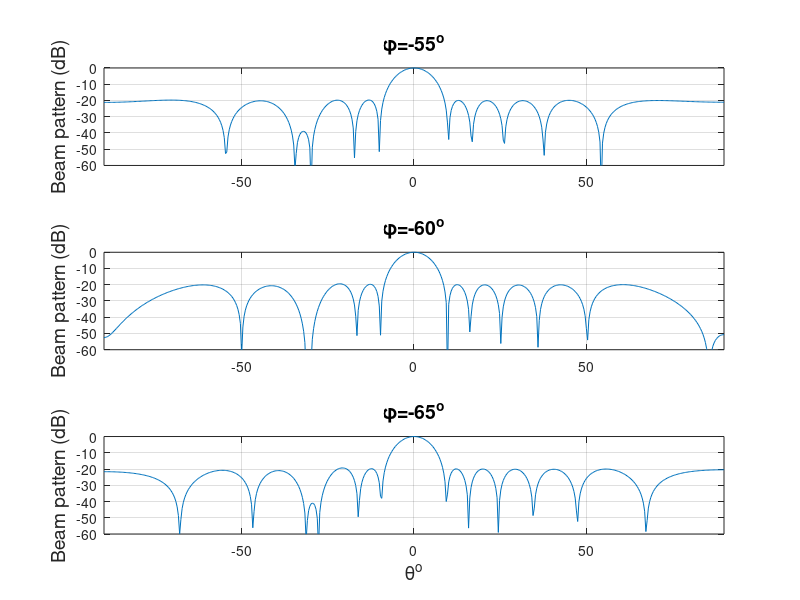

Here is the MATLAB script that generated this plot:
%%%%%%%%%%%%%%%%%%%%%%%%%%%%%%%%%%%%%%%%%%%%
% Figure 4.31 (b)
% Beampattern of Chebychev array with null
% Lillian Xiaolan Xu 9/20/99	
% Updated by K. Bell 9/29/00, 7/23/01, 9/30/01
%%%%%%%%%%%%%%%%%%%%%%%

clear all
close all

N=10; 
lim=-60;
ux_set=-1:0.02:1;
uy_set=-1:0.02:1;
theta_set=pi*[-0.5:0.002:0.5];
phi_set=[55 60 65];

w=[0.773 0.569 0.796 0.029 1;0.569 0.946 0.119 0.618 0.667;0.796 0.119 0.486 0.777 0.286;0.029 0.618 0.777 0.387 0.071;1 0.667 0.286 0.071 0.008];

w=[w(5,:);w(4,:);w(3,:);w(2,:);w(1,:);w];
w=[w(:,5) w(:,4) w(:,3) w(:,2) w(:,1) w];

wd=w(:,1);
for num=2:N
   wd=[wd;w(:,num)];
end

m=(1:N)';

v=exp(i*2*pi*(-m*0.25*0.5-sin(60/180*pi)/2*0.75));
for n=2:N
   v=[v;exp(i*2*pi*(-m*0.25*0.5-n*sin(60/180*pi)/2*0.75))];
end

wo=wd-(wd'*v*inv(v'*v)*v')';
fig=1;
figure
for num=1:size(phi_set,2)
   phi=phi_set(num);
   for x=1:size(theta_set,2)
      theta=theta_set(x);
      ux=sin(theta)*cos(phi/180*pi);
      uy=sin(theta)*sin(phi/180*pi);      
      b(x)=0;
      for m=1:N
         for n=1:N
            b(x)=b(x)+wo((n-1)*N+m)*exp(-i*2*pi*(m*ux*0.5+n*uy*0.75));
         end
      end
   end
   b=b/max(max(b));
   bdb=20*log10(abs(b));
   
   for x=1:size(ux_set,2)
      if bdb(x)<lim
         bdb(x)=lim;
      end
   end
   
   subplot(3,1,fig);
   fig=fig+1;
   plot(theta_set/pi*180,bdb);
   axis([-90 90 lim 0])
   title(['\phi=-',num2str(phi),'^o'],'Fontsize',14)
   ylabel('Beam pattern (dB)','Fontsize',14)
   if fig==4
      xlabel(['\theta^o'],'Fontsize',14);
   end
   grid on
end;
